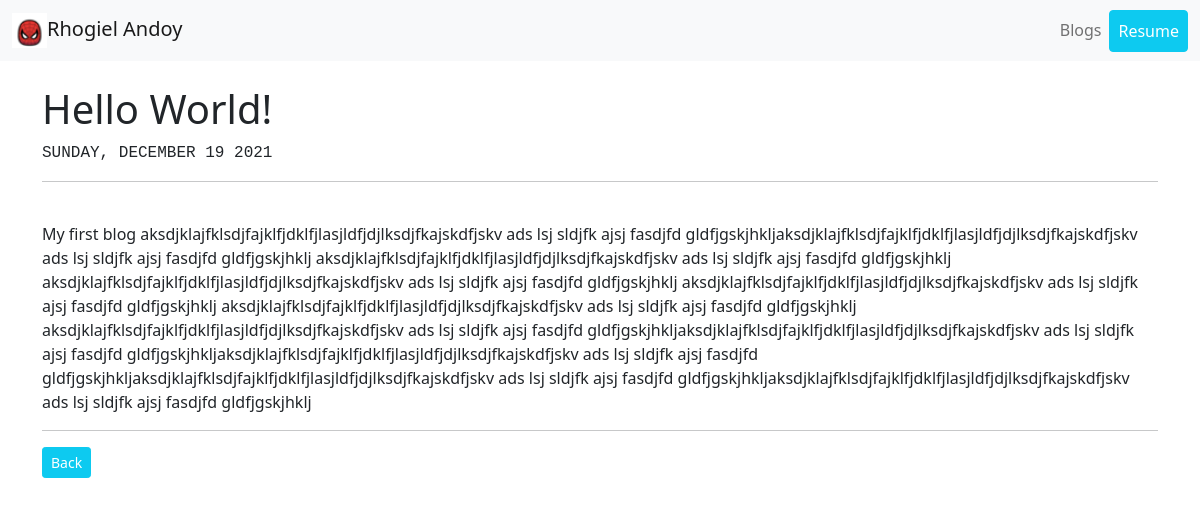
Page /blog/1/ on the committed database.
### blog/models.py (models this page shows, shortened)
class Blog(models.Model):
    post_title = models.CharField(max_length=100)
    post_date = models.DateField(auto_now_add=True)
    post_desc = models.TextField()

### blog/views.py (the view)
# urls.py: path('<int:blog_id>/', views.blog_details, name='details'),
def blog_details(request, blog_id):
    blog = get_object_or_404(Blog, pk=blog_id)
    return render(request, 'blog/details.html', {'blog': blog})

### blog/templates/blog/details.html
{% extends 'portfolio/base.html' %}
{% block content %}
    <div class="container">
        <br>
        <h1>{{ blog.post_title }}</h1>
        <p class="font-monospace">{{ blog.post_date|date:'l, F d Y'|upper }}</p>
        <hr>
        <br>
        <p class="text-justify">{{ blog.post_desc }}</p>
        <hr>
        <a href="{% url 'blog:all_blogs' %}" class="btn btn-sm btn-info text-white">Back</a>
    </div>
{% endblock %}

### rows in the picture
Blog: post_title "Hello World!", post_date "SUNDAY, DECEMBER 19 2021", post_desc "My first blog aksdjklajfklsdjfajklfjdklfjlasjldfjdjlksdjfkajskdfjskv ads lsj sldjfk ajsj fasdjfd gldfjgskjhkljaksdjklajfklsdjfajklfjdklfjlasjldfjdjlksdjfkajskdfjskv ads lsj sldjfk ajsj fasdjfd gldfjgskjhklj aksdjklajfklsdjfajklfjdklfjlasjldfjdjlksdjfkajskdfjskv ads lsj sldjfk ajsj fasdjfd gldfjgskjhklj aksdjklajfklsdjfajklfjdklfjlasjldfjdjlksdjfkajskdfjskv ads lsj sldjfk ajsj fasdjfd gldfjgskjhklj aksdjklajfklsdjfajklfjdklfjlasjldfjdjlksdjfkajskdfjskv ads lsj sldjfk ajsj fasdjfd gldfjgskjhklj aksdjklajfklsdjfajklfjdklfjlasjldfjdjlksdjfkajskdfjskv ads lsj sldjfk ajsj fasdjfd gldfjgskjhklj aksdjklajfklsdjfajklfjdklfjlasjldfjdjlksdjfkajskdfjskv ads lsj sldjfk ajsj fasdjfd…"
